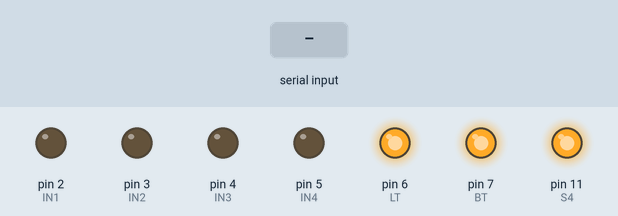
The sketch below on a simulated Arduino Uno, built with avr-gcc and run on an emulated ATmega328P. Parts: output pins drawn as LEDs (lit = HIGH). The inputs (shaded band) are chosen by the test bench. Pins used as bus, display or sensor lines are not drawn.

Above: at 1.2 s.
1.3 s: "90,45\n" received over Serial
At 3.1 s:
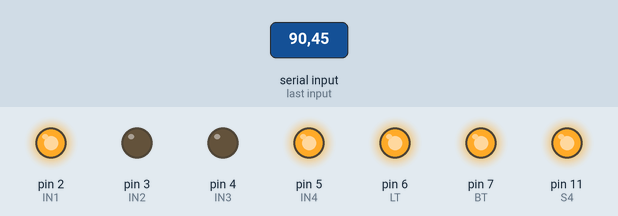
4.3 s: "30,150\n" received over Serial
At 5.9 s:
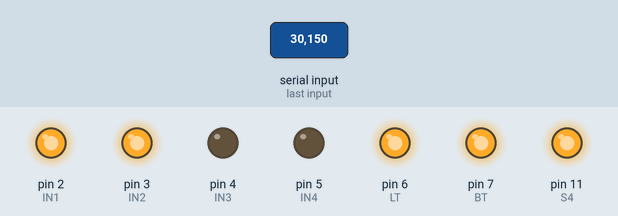
7.3 s: "5\n" received over Serial
At 9.1 s:
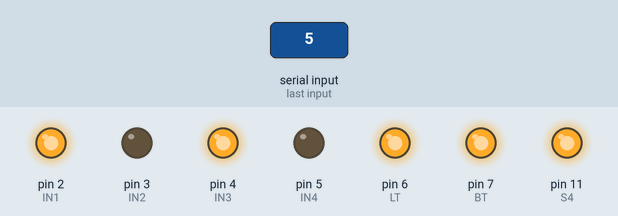
10.3 s: "200\n" received over Serial
At 12.1 s:
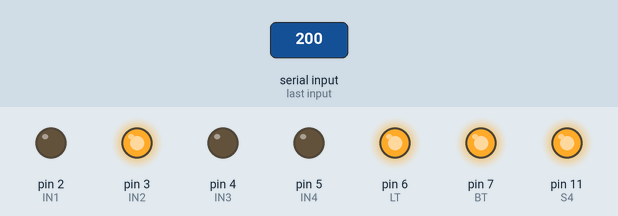
13.3 s: "90\n" received over Serial
At 15.7 s:
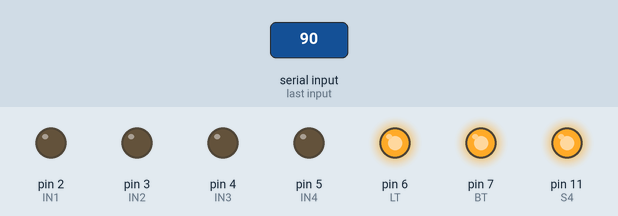
Timing chart, 0 to 17.2 s (numbered marks = the images above; inputs shaded):
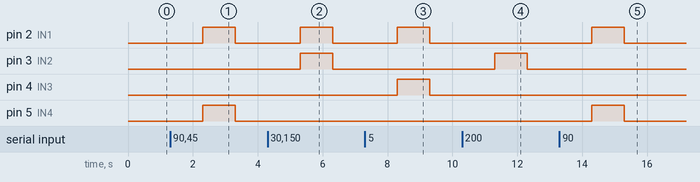

The sketch:

bodacious_stantia1.ino
```cpp
#define IN1 2
#define IN2 3
#define IN3 4
#define IN4 5

#define S1 8
#define S2 9
#define S3 10
#define S4 11

#define LT 6
#define BT 7
void setup()
{
  pinMode(IN1, OUTPUT);//输入1
  pinMode(IN2, OUTPUT);//输入2
  pinMode(IN3, OUTPUT);//输入3
  pinMode(IN4, OUTPUT);//输入4

  pinMode(S1, OUTPUT);//片选1
  pinMode(S2, OUTPUT);//片选2
  pinMode(S3, OUTPUT);//片选3
  pinMode(S4, OUTPUT);//片选4

  pinMode(LT,OUTPUT);//测试
  pinMode(BT,OUTPUT);//消隐

  digitalWrite(LT,HIGH);
  digitalWrite(BT,HIGH);


  digitalWrite(S1,HIGH);
  digitalWrite(S2,HIGH);
  digitalWrite(S3,HIGH);
  digitalWrite(S4,HIGH);

  Serial.begin(9600);
}

byte income=0;
void loop()
{
  String StringOne=Serial.readString();
  for(int m=4;m>0;m--)
  {

    income=StringOne.charAt(m-1);
    digitalWrite(m+7,LOW);
    income=income-'0';
    digitalWrite(IN1,income&0x1);
    digitalWrite(IN2,(income>>1)&0x1);
    digitalWrite(IN3,(income>>2)&0x1);
    digitalWrite(IN4,(income>>3)&0x1);
    digitalWrite(m+7,HIGH);

  }

}
```

Measured:
- after the input at 1.3 s, pin 2 (IN1), pin 5 (IN4): LOW → HIGH after 1.0 s, → LOW 1.0 s later
- after the input at 4.3 s, pin 2 (IN1), pin 3 (IN2): LOW → HIGH after 1.0 s, → LOW 1.0 s later
- after the input at 7.3 s, pin 2 (IN1), pin 4 (IN3): LOW → HIGH after 1.0 s, → LOW 1.0 s later
- after the input at 10.3 s, pin 3 (IN2): LOW → HIGH after 1.0 s, → LOW 1.0 s later
- after the input at 13.3 s, pin 2 (IN1), pin 5 (IN4): LOW → HIGH after 1.0 s, → LOW 1.0 s later
